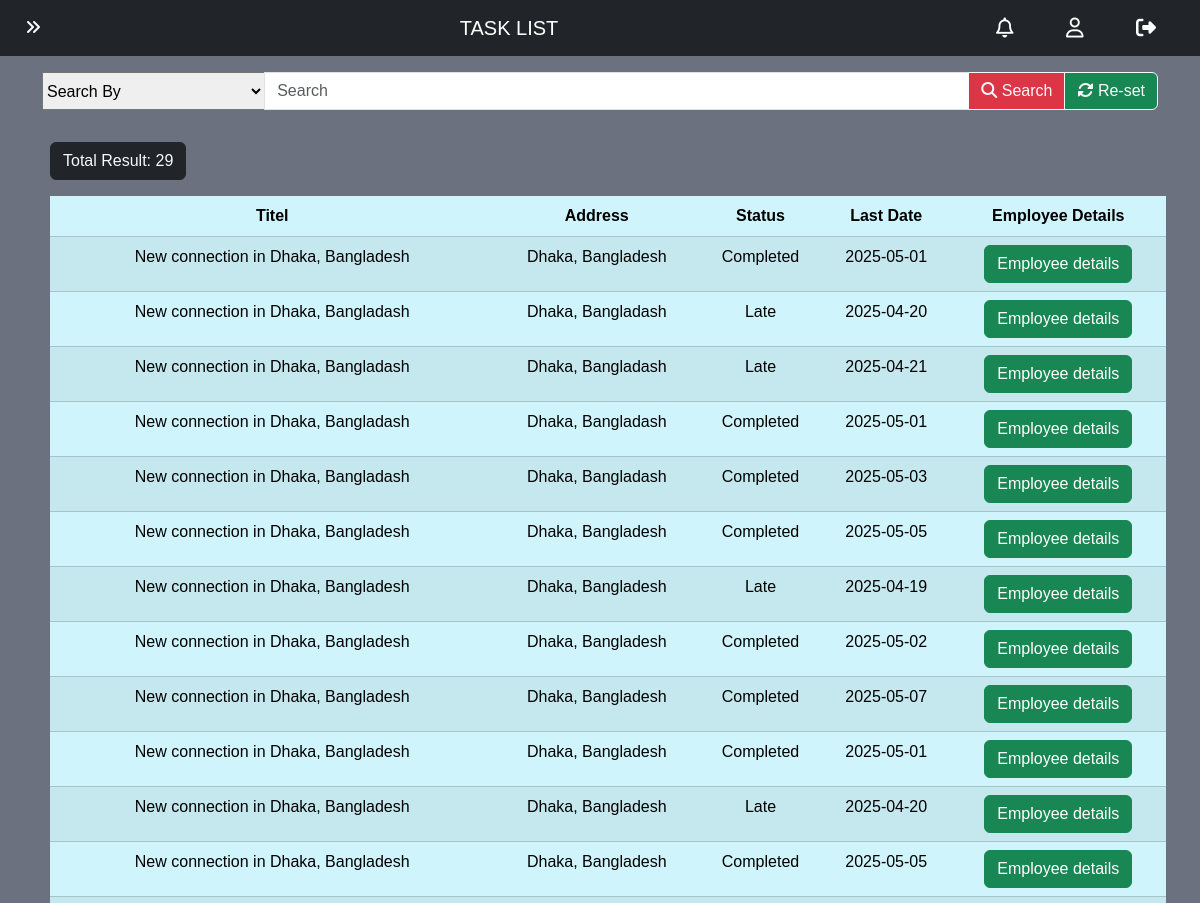
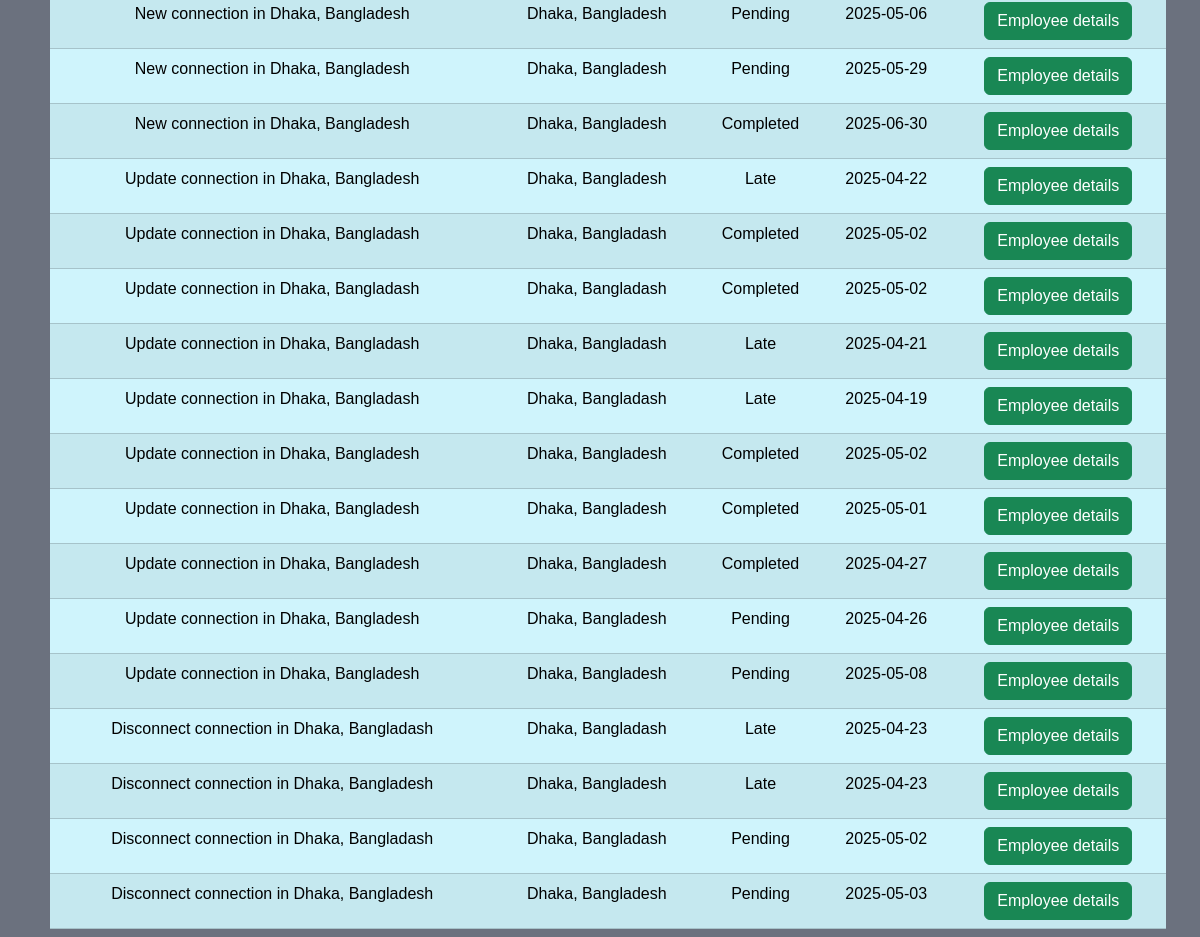
Page /task_reports.php (signed in) on the committed database (2 pictures, top to bottom).
### tables this page shows
CREATE TABLE `task` (
  `id` varchar(50) NOT NULL,
  `name` varchar(100) DEFAULT NULL,
  `address` varchar(100) DEFAULT NULL,
  `start` date NOT NULL,
  `end` date NOT NULL,
  `state` text,
  `employee_id` varchar(50) DEFAULT NULL,
  `details` text,
  `task_ref` varchar(50) DEFAULT NULL,
  `completed_at` datetime DEFAULT NULL
);

### task_reports.php (the view, shortened to what this page needs)
<!DOCTYPE html>
<html lang="en">
<head>
    <?php include '_link_common.php'; ?>
    <link rel="stylesheet" href="footer.css">
    <link rel="stylesheet" href="navbar.css">
</head>
<body>
    <?php
        require '_nav_admin.php';
    ?>
    <div class="container my-3">
        <form method="get">
            <div class="input-group">
                <select class="search-select" name="key" style="width: 20%;">
                    <option value="all" selected>Search By</option>
                </select>
                <input type="text" class="form-control" name="word" placeholder="Search">
                <button class="btn btn-danger btn-outline-light" name="search" type="submit"><i class="fa-solid fa-magnifying-glass"></i></i> Search</button>
                <button class="btn btn-success btn-outline-light" name="reset" type="submit"><i class="fa-solid fa-rotate"></i></i> Re-set</button>
            </div>
        </form>
    </div>
    <?php
        if(isset($key) && isset($word)){
            if($key=="all" && $word==""){
                $find_task_sql = "SELECT * FROM `task`";
            } else if($key=="all" && $word!=""){
                $find_task_sql = "SELECT * FROM `task` WHERE CONCAT(name, address, state) LIKE '%$word%'";
            } else if($key=="title" && $word!=""){
                $find_task_sql = "SELECT * FROM `task` WHERE `name` LIKE '%$word%'";
            } else if($key=="address" && $word!=""){
                $find_task_sql = "SELECT * FROM `task` WHERE `address` LIKE '%$word%'";
            } else if($key=="status" && $word!=""){
                $find_task_sql = "SELECT * FROM `task` WHERE `state` LIKE '%$word%'";
            }
        } else {$find_task_sql = "SELECT * FROM `task`";}
        require '_database_connect.php';
        $find_task = mysqli_query($connect, $find_task_sql);
        $total_task = mysqli_num_rows($find_task);
        if($total_task>0){
            echo "
            <div class='container overflow-x-scroll mt-4'>
                <div class='num_of_res text-light btn btn-dark m-2'>
                    <h7 class='pt-2'>Total Result: $total_task</h7>
                </div>
                <table class='table table-info table-striped table-hover m-2 p-2 text-center'>
                    <thead>
                        <tr>
                            <th>Titel</th>
                            <th>Address</th>
                            <th>Status</th>
                            <th>Last Date</th>
                            <th>Employee Details</th>
                        </tr>
                    </thead>
                    <tbody>";
                for($i=0; $i<$total_task; $i++){
                    $task = mysqli_fetch_assoc($find_task);
                    echo"<tr>
                            <td>$task[name]</td>
                            <td>$task[address]</td>
                            <td>$task[state]</td>
                            <td>$task[end]</td>
                            <td>
                                <form method='post'>
                                    <input class='visually-hidden' type='text' name='em_id' value='$task[employee_id]'</input>
                                    <button class='btn btn-success' type='submit' name='details'>Employee details</button>
                                </form>
                            </td>
                        </tr>";
                }
                echo"
                    </tbody>
                </table>
            </div>";
        }
    ?>
</body>
</html>

### variables.css (style rules this page uses)
:root { --carousel-btn-color: aqua; --body-background-color: #6B717E; --login-box-width: 400px; --login-box-height: 500px; --registration-box-width: 400px; --registration-box-height: 850px; }

### all_body.css (style rules this page uses)
* { font-family: Arial, Helvetica, sans-serif; }
body { width: 100%; margin: 0; background-color: var(--body-background-color); }
html { scroll-behavior: smooth; }

### footer.css (style rules this page uses)
:root { --footer-back: black; }

### rows in the picture
task: name "New connection in Dhaka, Bangladesh", address "Dhaka, Bangladesh", state "Completed", end "2025-05-01"
task: name "New connection in Dhaka, Bangladash", address "Dhaka, Bangladash", state "Late", end "2025-04-20"
task: name "New connection in Dhaka, Bangladash", address "Dhaka, Bangladash", state "Late", end "2025-04-21"
task: name "New connection in Dhaka, Bangladash", address "Dhaka, Bangladash", state "Completed", end "2025-05-01"
task: name "New connection in Dhaka, Bangladash", address "Dhaka, Bangladash", state "Completed", end "2025-05-03"
task: name "New connection in Dhaka, Bangladesh", address "Dhaka, Bangladesh", state "Completed", end "2025-05-05"
task: name "New connection in Dhaka, Bangladesh", address "Dhaka, Bangladesh", state "Late", end "2025-04-19"
task: name "New connection in Dhaka, Bangladesh", address "Dhaka, Bangladesh", state "Completed", end "2025-05-02"
task: name "New connection in Dhaka, Bangladesh", address "Dhaka, Bangladesh", state "Completed", end "2025-05-07"
task: name "New connection in Dhaka, Bangladesh", address "Dhaka, Bangladesh", state "Completed", end "2025-05-01"
task: name "New connection in Dhaka, Bangladesh", address "Dhaka, Bangladesh", state "Late", end "2025-04-20"
task: name "New connection in Dhaka, Bangladesh", address "Dhaka, Bangladesh", state "Completed", end "2025-05-05"
task: name "New connection in Dhaka, Bangladesh", address "Dhaka, Bangladesh", state "Pending", end "2025-05-06"
task: name "New connection in Dhaka, Bangladesh", address "Dhaka, Bangladesh", state "Pending", end "2025-05-29"
task: name "New connection in Dhaka, Bangladesh", address "Dhaka, Bangladesh", state "Completed", end "2025-06-30"
task: name "Update connection in Dhaka, Bangladesh", address "Dhaka, Bangladesh", state "Late", end "2025-04-22"
task: name "Update connection in Dhaka, Bangladash", address "Dhaka, Bangladash", state "Completed", end "2025-05-02"
task: name "Update connection in Dhaka, Bangladash", address "Dhaka, Bangladash", state "Completed", end "2025-05-02"
task: name "Update connection in Dhaka, Bangladash", address "Dhaka, Bangladash", state "Late", end "2025-04-21"
task: name "Update connection in Dhaka, Bangladash", address "Dhaka, Bangladash", state "Late", end "2025-04-19"
task: name "Update connection in Dhaka, Bangladesh", address "Dhaka, Bangladesh", state "Completed", end "2025-05-02"
task: name "Update connection in Dhaka, Bangladesh", address "Dhaka, Bangladesh", state "Completed", end "2025-05-01"
task: name "Update connection in Dhaka, Bangladesh", address "Dhaka, Bangladesh", state "Completed", end "2025-04-27"
task: name "Update connection in Dhaka, Bangladesh", address "Dhaka, Bangladesh", state "Pending", end "2025-04-26"
task: name "Update connection in Dhaka, Bangladesh", address "Dhaka, Bangladesh", state "Pending", end "2025-05-08"
task: name "Disconnect connection in Dhaka, Bangladash", address "Dhaka, Bangladash", state "Late", end "2025-04-23"
task: name "Disconnect connection in Dhaka, Bangladesh", address "Dhaka, Bangladesh", state "Late", end "2025-04-23"
task: name "Disconnect connection in Dhaka, Bangladash", address "Dhaka, Bangladash", state "Pending", end "2025-05-02"
task: name "Disconnect connection in Dhaka, Bangladesh", address "Dhaka, Bangladesh", state "Pending", end "2025-05-03"

### other values in the picture
$page_name "TASK LIST"
$total_task "29"
